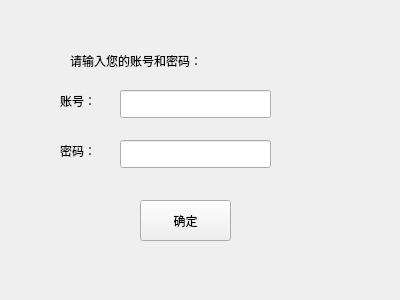
<?xml version="1.0" encoding="UTF-8"?>
<ui version="4.0">
 <class>signin</class>
 <widget class="QWidget" name="signin">
  <property name="geometry">
   <rect>
    <x>0</x>
    <y>0</y>
    <width>400</width>
    <height>300</height>
   </rect>
  </property>
  <property name="windowTitle">
   <string>Form</string>
  </property>
  <widget class="QLabel" name="label">
   <property name="geometry">
    <rect>
     <x>70</x>
     <y>50</y>
     <width>271</width>
     <height>21</height>
    </rect>
   </property>
   <property name="text">
    <string>请输入您的账号和密码：</string>
   </property>
  </widget>
  <widget class="QPushButton" name="pushButton">
   <property name="geometry">
    <rect>
     <x>140</x>
     <y>200</y>
     <width>91</width>
     <height>41</height>
    </rect>
   </property>
   <property name="text">
    <string>确定</string>
   </property>
  </widget>
  <widget class="QLabel" name="label_2">
   <property name="geometry">
    <rect>
     <x>60</x>
     <y>90</y>
     <width>61</width>
     <height>21</height>
    </rect>
   </property>
   <property name="text">
    <string>账号：</string>
   </property>
  </widget>
  <widget class="QLineEdit" name="lineEdit">
   <property name="geometry">
    <rect>
     <x>120</x>
     <y>90</y>
     <width>151</width>
     <height>28</height>
    </rect>
   </property>
  </widget>
  <widget class="QLabel" name="label_3">
   <property name="geometry">
    <rect>
     <x>60</x>
     <y>140</y>
     <width>61</width>
     <height>21</height>
    </rect>
   </property>
   <property name="text">
    <string>密码：</string>
   </property>
  </widget>
  <widget class="QLineEdit" name="lineEdit_2">
   <property name="geometry">
    <rect>
     <x>120</x>
     <y>140</y>
     <width>151</width>
     <height>28</height>
    </rect>
   </property>
  </widget>
 </widget>
 <resources/>
 <connections>
  <connection>
   <sender>pushButton</sender>
   <signal>clicked()</signal>
   <receiver>pushButton</receiver>
   <slot>click()</slot>
   <hints>
    <hint type="sourcelabel">
     <x>197</x>
     <y>225</y>
    </hint>
    <hint type="destinationlabel">
     <x>195</x>
     <y>209</y>
    </hint>
   </hints>
  </connection>
 </connections>
</ui>
